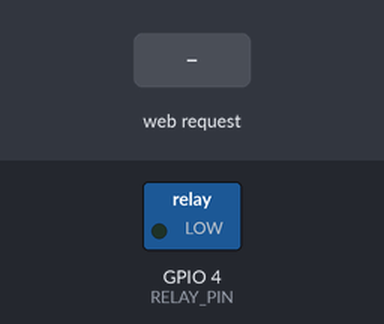
The sketch below on a simulated ESP32. On the bench: switched loads named in the sketch (green lamp = pin HIGH). Inputs (shaded band) come from the test bench. WiFi joins after 1.5 s; servers stay silent unless stated; what the sketch prints to the serial monitor is not drawn.

Above: at 2.7 s.
2.8 s: HTTP request GET /sezameOtvoriSe received
At 2.91 s:
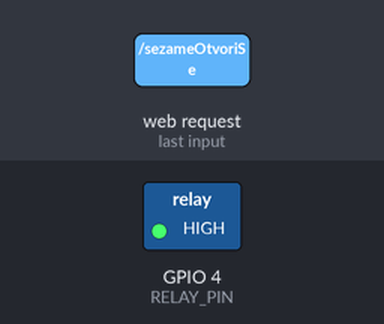
Timing chart, 0 to 5.8 s (numbered marks = the images above; inputs shaded):
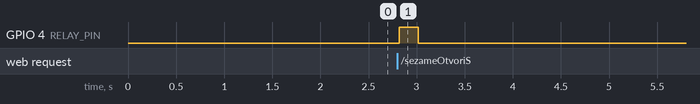

Measured:
- after the input at 2.8 s, GPIO 4 (RELAY_PIN): LOW → HIGH at once, → LOW 0.20 s later

The sketch:

main.ino
```cpp
//static const uint8_t D0   = 16;
//static const uint8_t D1   = 5;
//static const uint8_t D2   = 4;
//static const uint8_t D3   = 0;
//static const uint8_t D4   = 2;
//static const uint8_t D5   = 14;
//static const uint8_t D6   = 12;
//static const uint8_t D7   = 13;
//static const uint8_t D8   = 15;

#include <WiFi.h>
#include <WebServer.h>

// Replace with your network credentials
const char* ssid = "ZTE_5ACDBF";
const char* password = "6WSU5JYD6E";

const uint8_t RELAY_PIN = 4;

// Create a WebServer object
WebServer server(8086);

void handleRoot() {
  server.send(200, "text/plain", "Hello random stranger! :)");
}

void handleSezameOtvoriSe() {
  server.send(200, "text/plain", "Susedi, ide gas!");

  delay(10);

  // Simulate relay press.
  digitalWrite(RELAY_PIN, HIGH);
  delay(200);
  digitalWrite(RELAY_PIN, LOW);
}

void handleTest() {
  server.send(200, "text/plain", "This is a test page.");
}

void setup() {
  Serial.begin(115200);

  pinMode(RELAY_PIN, OUTPUT);

  // Set WiFi to stay active
  WiFi.setSleep(false);
  // Connect to Wi-Fi
  WiFi.begin(ssid, password);
  Serial.print("Connecting to WiFi.");
  while (WiFi.status() != WL_CONNECTED) {
    delay(500);
    Serial.print(".");
  }
  Serial.println("");
  Serial.println("WiFi connected.");
  Serial.print("IP Address: ");
  Serial.println(WiFi.localIP());

  // Define routes
  server.on("/", handleRoot);
  server.on("/sezameOtvoriSe", handleSezameOtvoriSe);
  server.on("/test", handleTest);

  // Start the server
  server.begin();
  Serial.println("HTTP server started.");
}

void loop() {
  // Handle client requests
  server.handleClient();
  delay(10);
}
```
